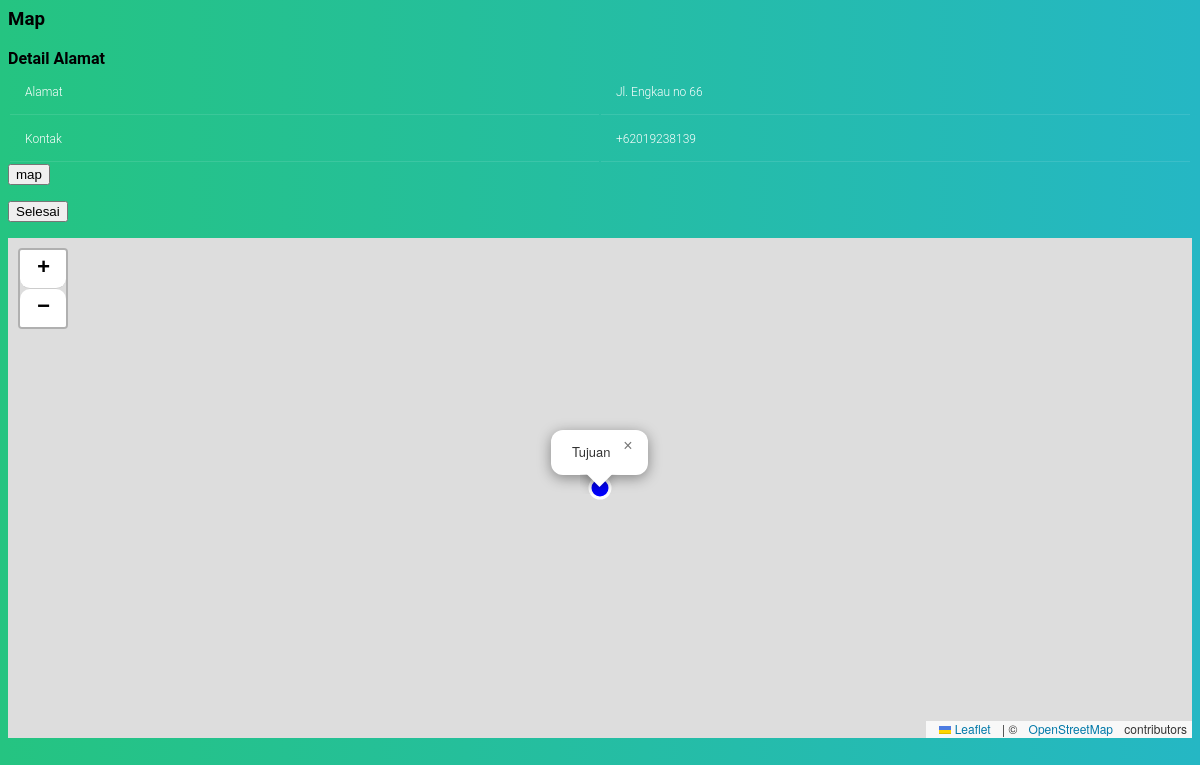
The app's page /kurir/set_status_pengiriman.php?id_resep=1&longitude=112.6364445&latitude=-8.0286957&navigasi=1 (signed in) with its own data.
### tables this page shows
CREATE TABLE `resep` (
  `id_resep` int(11) NOT NULL,
  `tanggal_resep` datetime NOT NULL,
  `keterangan` varchar(250) DEFAULT NULL,
  `id_pasien` int(11) NOT NULL,
  `id_dokter` int(11) NOT NULL,
  `id_klinik_terkait` int(11) NOT NULL,
  `id_status_resep` int(11) NOT NULL,
  `id_apotik_resep` int(11) DEFAULT NULL,
  `temp_id` varchar(20) DEFAULT NULL
);

CREATE TABLE `person` (
  `id_person` int(11) NOT NULL,
  `nama` varchar(100) NOT NULL,
  `alergi_obat` varchar(200) DEFAULT NULL,
  `tanggal_lahir` date DEFAULT NULL,
  `berat_badan` float DEFAULT NULL,
  `alamat` varchar(100) DEFAULT NULL,
  `longitude` double NOT NULL,
  `latitude` double NOT NULL,
  `kontak_person` varchar(100) NOT NULL,
  `temp_id` varchar(20) DEFAULT NULL
);

### kurir/set_status_pengiriman.php (the view, shortened to what this page needs)
<h3>Map</h3>
<head>
   <link rel="stylesheet" type="text/css" href="https://unpkg.com/leaflet@1.3.3/dist/leaflet.css">
   <link rel="stylesheet" href="../css/table.css" />
</head>
<?php
require('../db.php');
$id_resep = $_REQUEST['id_resep'];
$longitude = $_REQUEST['longitude'];
$latitude = $_REQUEST['latitude'];
$sel_query="SELECT * FROM `resep` INNER JOIN person ON resep.id_pasien=person.id_person WHERE resep.id_resep=".$id_resep;
$result = mysqli_query($con,$sel_query);
while($row = mysqli_fetch_assoc($result)) {
		$id_status_resep = $row['id_status_resep'];
	?>
	<strong>Detail Alamat</strong>
	<table>
		<tr>
			<td>Alamat</td>
			<td><?php echo $row['alamat']; ?></td>
		</tr>
		<tr>
			<td>Kontak</td>
			<td><?php echo $row['kontak_person']; ?></td>
		</tr>
	</table>
	<form action=<?php echo "https://www.google.com/maps/@$latitude,$longitude,15z" ?> >
		<input type="submit" name="" value="map">
	</form>
	<?php if($id_status_resep<4){
		echo '	<form method="post" action="" >
			<input type="hidden" name="change_status" value="4">
			<input type="hidden" name="id_resep" value="'.$id_resep.'">
			<input type="submit" name="" value="Kirim">
		</form>';
		}elseif ($id_status_resep<5) {
			echo '	<form method="post" action="" >
			<input type="hidden" name="change_status" value="5">
			<input type="hidden" name="id_resep" value="'.$id_resep.'">
			<input type="submit" name="" value="Selesai">
		</form>';
		}
	?>
<?php }
?>
<div id="map"></div>

### css/table.css (style rules this page uses)
table { width:100%; table-layout: fixed; }
td { padding: 15px; text-align: left; vertical-align:middle; font-weight: 300; font-size: 12px; color: #fff; border-bottom: solid 1px rgba(255,255,255,0.1); }

### kurir/set_status_pengiriman.php (style rules this page uses)
#map { height: 500px }

### records on screen
resep: id_pasien.alamat "Jl. Engkau no 66", id_pasien.kontak_person "+62019238139"
